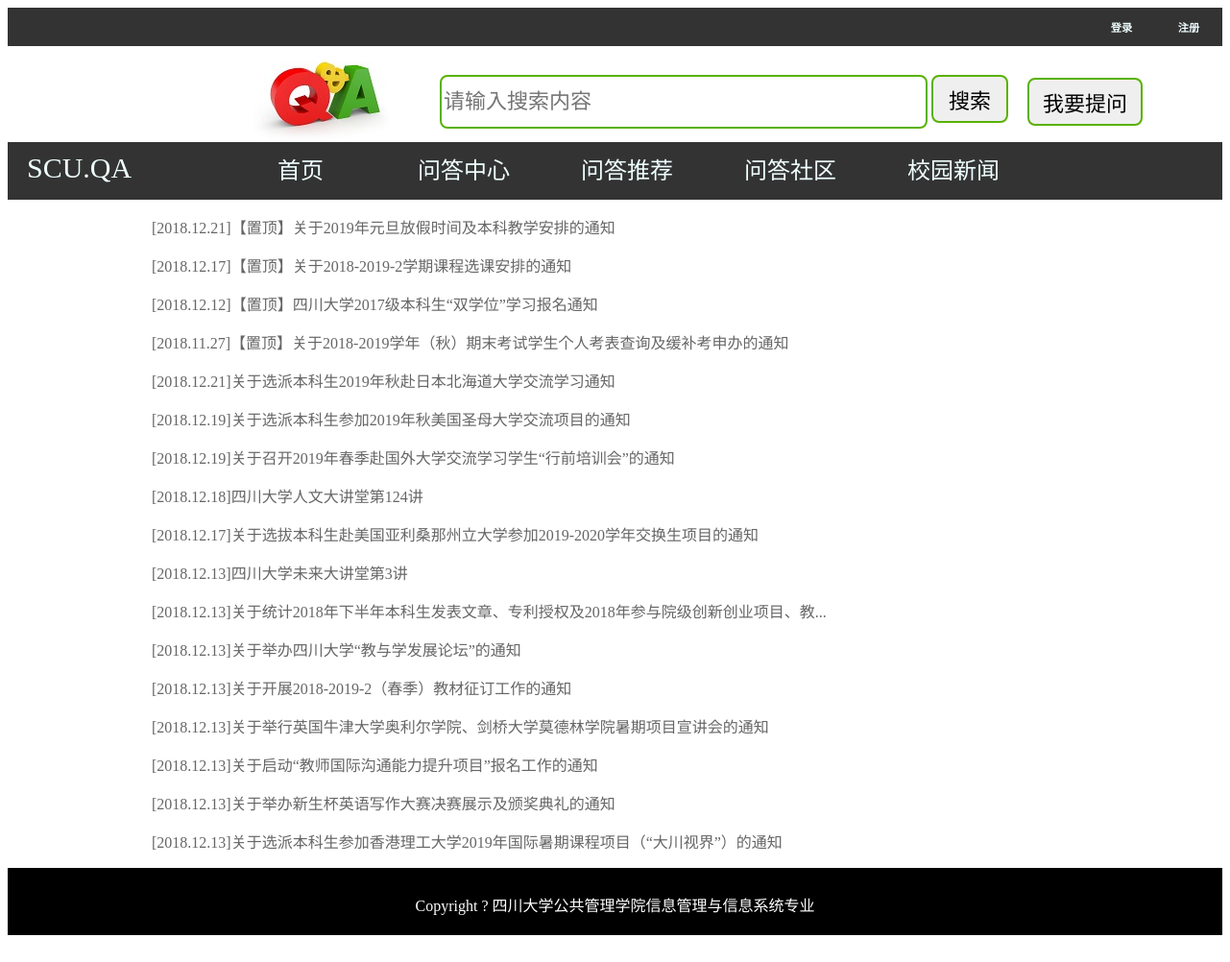
Page /jw_news/ on the committed database.
### QA/models.py (models this page shows)
class JwNews(models.Model):
    jw_news = models.CharField(max_length=150)
    jw_link = models.CharField(max_length=150)
    jw_content = models.CharField(max_length=1000)
    jw_post_time = models.CharField(blank=True,null=True,max_length=128)

### QA/views.py (the view)
# urls.py: path('jw_news/', views.jw_news),
def jw_news(request):
    latest_news = models.JwNews.objects.all().order_by('-jw_post_time').first()
    if not latest_news:
        url="http://jwc.scu.edu.cn/"
        jw_data = requests.get(url).content.decode('utf-8')
        soup1 = BeautifulSoup(jw_data, "html.parser")
        jw_new = soup1.find_all('ul', class_='list-llb-s')
        jw_news_list=jw_new[0].select('a')
        for new in jw_news_list:
            titles = new.select('span')
            title = titles[0].get_text()
            post_times = new.find_all('em',class_='fr list-date-a')
            post_time = post_times[0].get_text()
            link = new.get("href")
            content_data = requests.get(link).content.decode('utf-8')
            soup2 = BeautifulSoup(content_data, "html.parser")
            pre_content = soup2.find_all('div', class_='page-content')
            content = pre_content[0]
            content = str(content)  # 将列表内容转化为字符串
            print(type(content))
            JwNews.objects.create(jw_news=title,jw_link=link,jw_content=content,jw_post_time=post_time)
            jw_news = models.JwNews.objects.all().order_by('-jw_post_time')
        return render(request, 'JwNews.html', locals())
    else:
        jw_news = models.JwNews.objects.all()
        return render(request, 'JwNews.html', locals())

### QA/templates/JwNews.html (shortened to what this page needs)
{% extends "base.html" %}
{% load staticfiles %}
{% block css %}
    <link rel="stylesheet" type="text/css" href="{% static 'css/base.css' %}" >
{% endblock %}
{% block content %}
     {% for new in jw_news %}
       <p style="margin-left: 150px"><a style="text-decoration: none;color: #666" href="/jw-news-{{ new.id }}/detail/">{{ new.jw_post_time }}{{ new.jw_news}}</a></p>
    {% endfor %}
{% endblock %}

### rows in the picture
JwNews: jw_post_time "[2018.12.21]", jw_news "【置顶】关于2019年元旦放假时间及本科教学安排的通知"
JwNews: jw_post_time "[2018.12.17]", jw_news "【置顶】关于2018-2019-2学期课程选课安排的通知"
JwNews: jw_post_time "[2018.12.12]", jw_news "【置顶】四川大学2017级本科生“双学位”学习报名通知"
JwNews: jw_post_time "[2018.11.27]", jw_news "【置顶】关于2018-2019学年（秋）期末考试学生个人考表查询及缓补考申办的通知"
JwNews: jw_post_time "[2018.12.21]", jw_news "关于选派本科生2019年秋赴日本北海道大学交流学习通知"
JwNews: jw_post_time "[2018.12.19]", jw_news "关于选派本科生参加2019年秋美国圣母大学交流项目的通知"
JwNews: jw_post_time "[2018.12.19]", jw_news "关于召开2019年春季赴国外大学交流学习学生“行前培训会”的通知"
JwNews: jw_post_time "[2018.12.18]", jw_news "四川大学人文大讲堂第124讲"
JwNews: jw_post_time "[2018.12.17]", jw_news "关于选拔本科生赴美国亚利桑那州立大学参加2019-2020学年交换生项目的通知"
JwNews: jw_post_time "[2018.12.13]", jw_news "四川大学未来大讲堂第3讲"
JwNews: jw_post_time "[2018.12.13]", jw_news "关于统计2018年下半年本科生发表文章、专利授权及2018年参与院级创新创业项目、教..."
JwNews: jw_post_time "[2018.12.13]", jw_news "关于举办四川大学“教与学发展论坛”的通知"
JwNews: jw_post_time "[2018.12.13]", jw_news "关于开展2018-2019-2（春季）教材征订工作的通知"
JwNews: jw_post_time "[2018.12.13]", jw_news "关于举行英国牛津大学奥利尔学院、剑桥大学莫德林学院暑期项目宣讲会的通知"
JwNews: jw_post_time "[2018.12.13]", jw_news "关于启动“教师国际沟通能力提升项目”报名工作的通知"
JwNews: jw_post_time "[2018.12.13]", jw_news "关于举办新生杯英语写作大赛决赛展示及颁奖典礼的通知"
JwNews: jw_post_time "[2018.12.13]", jw_news "关于选派本科生参加香港理工大学2019年国际暑期课程项目（“大川视界”）的通知"
